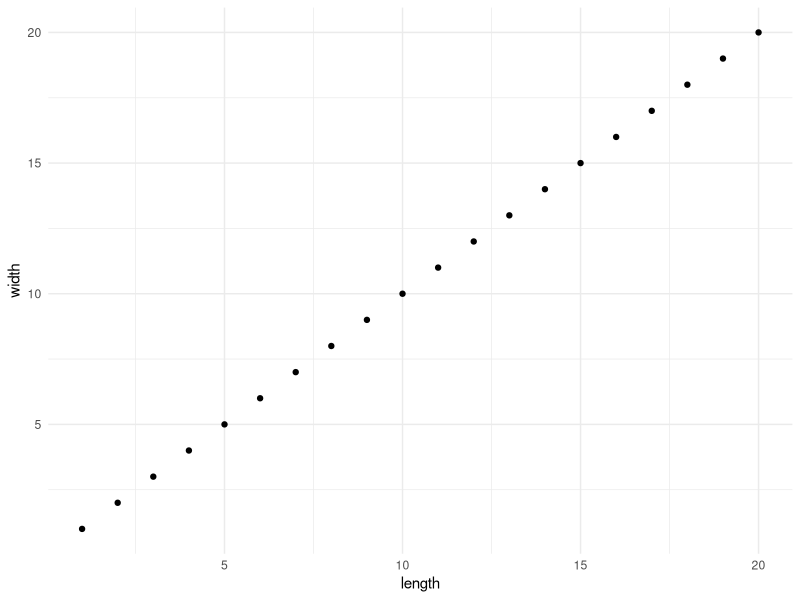
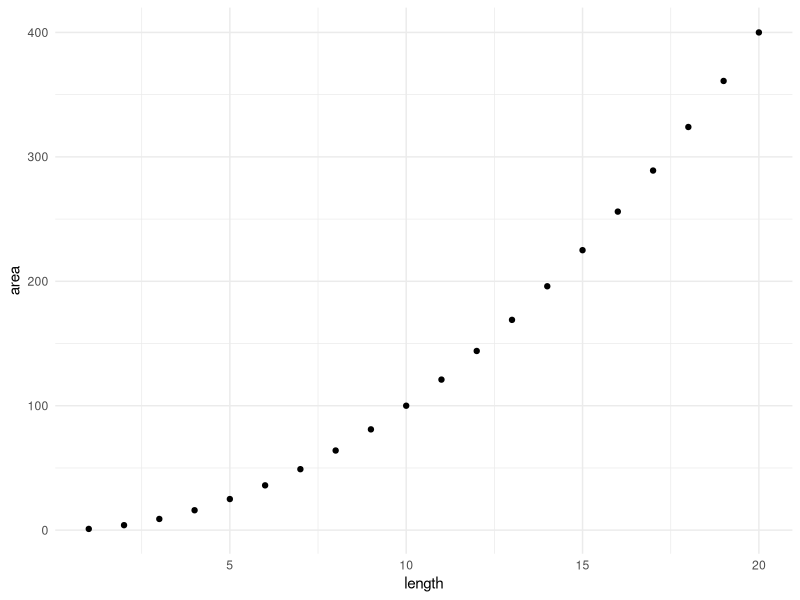
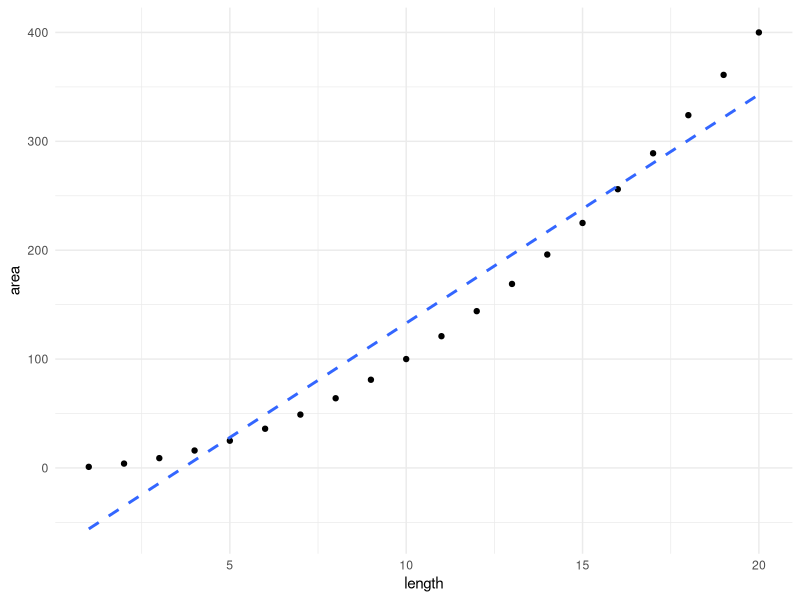
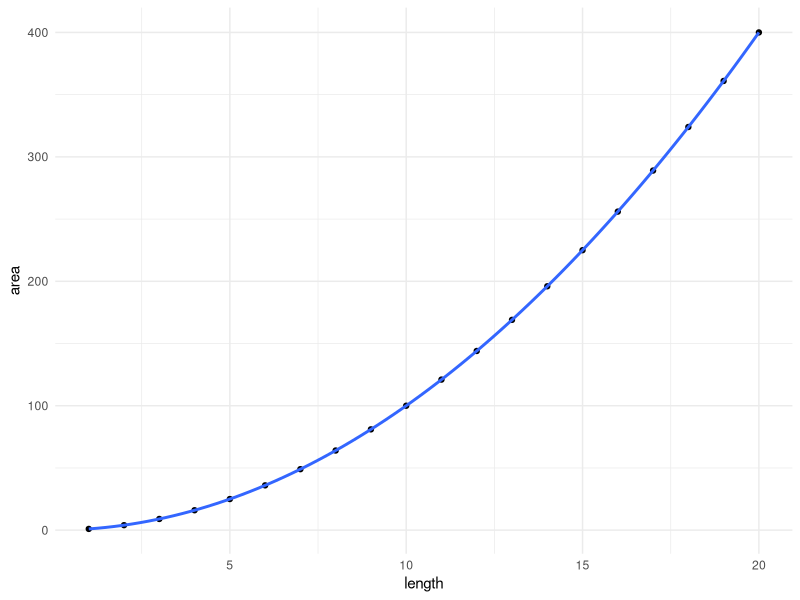
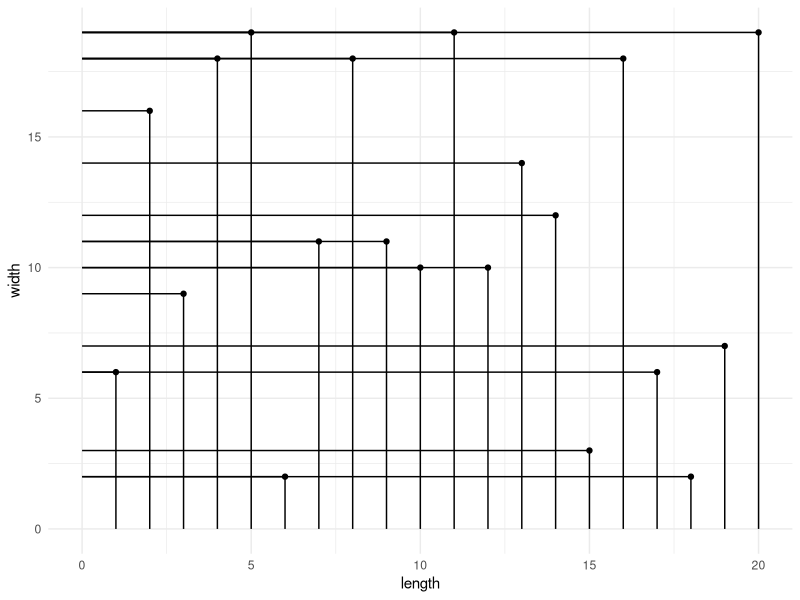
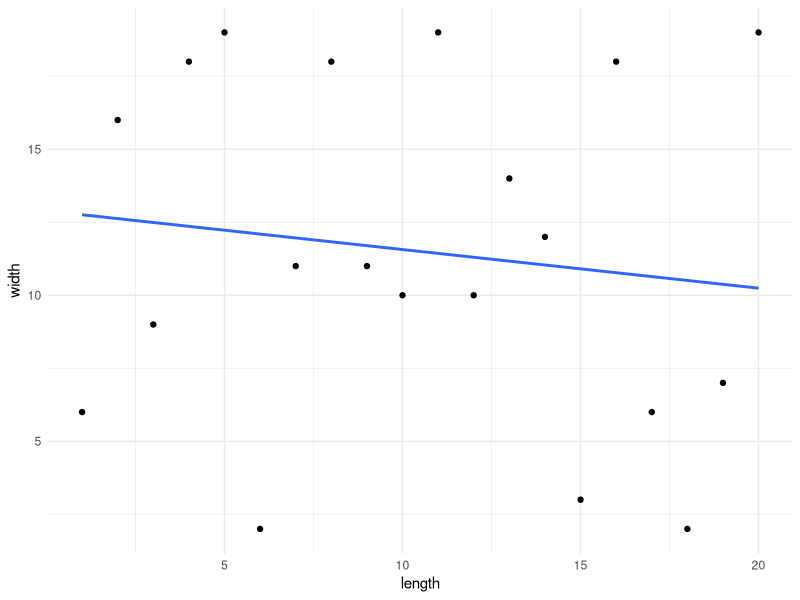
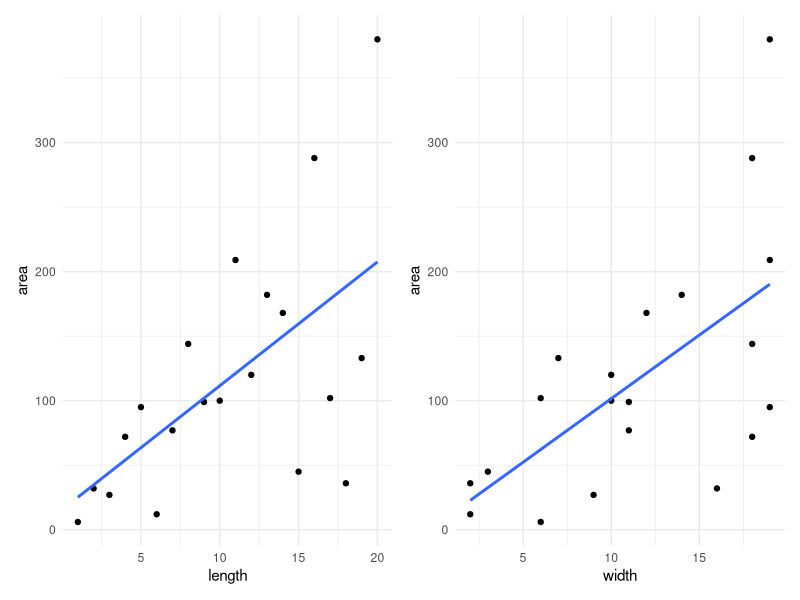
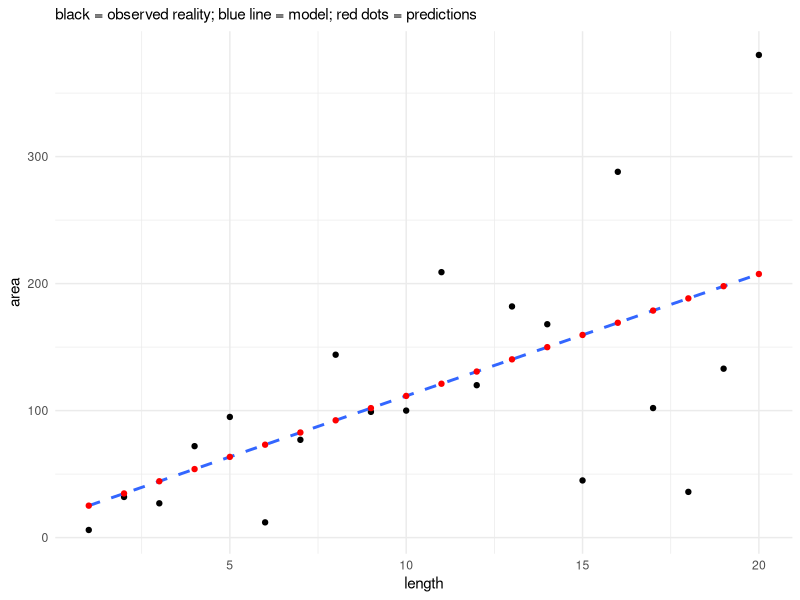

These figures' R source, in order:
library(tidyverse)
library(patchwork)
theme_set(theme_minimal())

# statistical model ... the simplest one ever!

# make a simple data frame for different sized squares
squares <- data.frame(length=1:20,width=1:20)
# add a column for area
squares <- squares %>% 
  mutate(area=length * width)

squares %>% 
  ggplot(aes(x=length,y=width)) +
  geom_point()

# if you know the length of a square, you automatically know the width
# can a statistical test show that?

mod <- glm(data=squares,
           formula = width ~ length)

mod %>% summary()
# the (Intercept) is effectively zero
# the estimate for how length impacts width is 1
# so, our model is telling us that for each increase of 1 unit of length,
# it predicts that the width will go up by 1 as well.

# shocking!


# What about area? Let's see what that looks like...

squares %>% 
  ggplot(aes(x=length,y=area)) +
  geom_point()
# oh, right... that's an exponential, not a linear relationship!

# let's model it anyway...
mod2 <- glm(data=squares,
            formula = area ~ length)

mod2 %>% summary()
# What the hell!? the intercept is -77 !?
# And the estimated effect for length (slope of regression line) is 21 !?

# Let's plot it to see why that would make sense for our model,
# even though it doesn't make sense in reality...

squares %>% 
  ggplot(aes(x=length,y=area)) +
  geom_point() +
  geom_smooth(method="lm",se=FALSE,linetype=2)

# The points are the real observations, the blue line is the model.
# Do you see what it did? It was constrained to be a straight line and did its best
# under that unfortunate constraint. 
# It really believes that a square with zero length will have an area of -77

# so, what can we do about this?

# option 1: transform the data
squares <- squares %>% 
  mutate(area_sqrt = sqrt(area))

mod3 <- glm(data=squares,
            formula = area_sqrt ~ length)
summary(mod3) # ahh, that's better

# option 2: let our glm model use a different line formula
mod4 <- glm(data=squares,
            formula = area ~ I(length^2)) # the I() means to stop and evaluate as-is
mod4 %>% summary()


# Let's try to plot the second option:
squares %>% 
  ggplot(aes(x=length,y=area)) +
  geom_point() +
  geom_smooth(method="lm",formula = y ~ I(x^2)) # tell it the formula, just like above


# Okay, that's all fine and dandy, and our model claims to have near-perfect
# predictive powers. Let's try a messier data set...

set.seed(123) # same lengths as square, but random widths
rectangles <- data.frame(length = 1:20, width = round(runif(20,1,20),0))

# add area column
rectangles <- rectangles %>% 
  mutate(area=length * width)

# here are our rectangles
rectangles %>% 
  ggplot(aes(x=length,y=width)) +
  geom_point() +
  geom_segment(aes(xend=0,yend=width)) +
  geom_segment(aes(xend=length,yend=0))

# Can we predict width based on length? 
rectangles %>% 
  ggplot(aes(x=length,y=width)) +
  geom_point() + 
  geom_smooth(se=FALSE,method="lm")
# Looks like a lot of scatter. I don't trust that line... what do the stats say?

mod5 <- glm(data=rectangles,
            formula = width ~ length)
summary(mod5)
# no statistical support for length predicting width (p=0.578683)
# good, since those are random widths we made!

# But maybe we can use both length and width to predict area!
mod6 <- glm(data=rectangles,
            formula = area ~ length * width)
summary(mod6)
# okay, those estimates are telling us:
# it thinks a rectangle with length and width of zero has an almost zero area (good enough)
# both length and width are correlated with area, but with small effect sizes
# however, if you have BOTH length and width considered together (length:width),
# then it's pretty sure that it can tell you the area

# let's visualize the disparate effects of length and width on area:
p1 <- ggplot(rectangles,aes(x=length,y=area)) +
  geom_point() + geom_smooth(se=FALSE,method = "lm")

p2 <- ggplot(rectangles,aes(x=width,y=area)) +
  geom_point() + geom_smooth(se=FALSE,method = "lm")
p1 + p2

# fine. it makes sense that the greater the length of a rectangle, the more likely
# that it will have a larger area.  Same for width. But of course, there's room
# for variation. 


# Let's see how a model of just length predicting area does...
library(modelr)

# this is a deliberately bad model
mod7 <- glm(data=rectangles,
            formula = area ~ length)

add_predictions(rectangles, mod7) %>% 
  ggplot(aes(x=length,y=area)) +
  geom_point() + 
  geom_smooth(method="lm",se=FALSE,linetype=2,alpha=.25) +
  geom_point(aes(y=pred),color="red") +
  labs(subtitle = "black = observed reality; blue line = model; red dots = predictions")

# the "fit" of a model can be measured by how far each real point is from the model predictions
add_predictions(rectangles, mod7) %>% 
  ggplot(aes(x=length,y=area)) +
  geom_point() + 
  geom_smooth(method="lm",se=FALSE,alpha=.25) +
  geom_segment(aes(xend=length,yend=pred))

